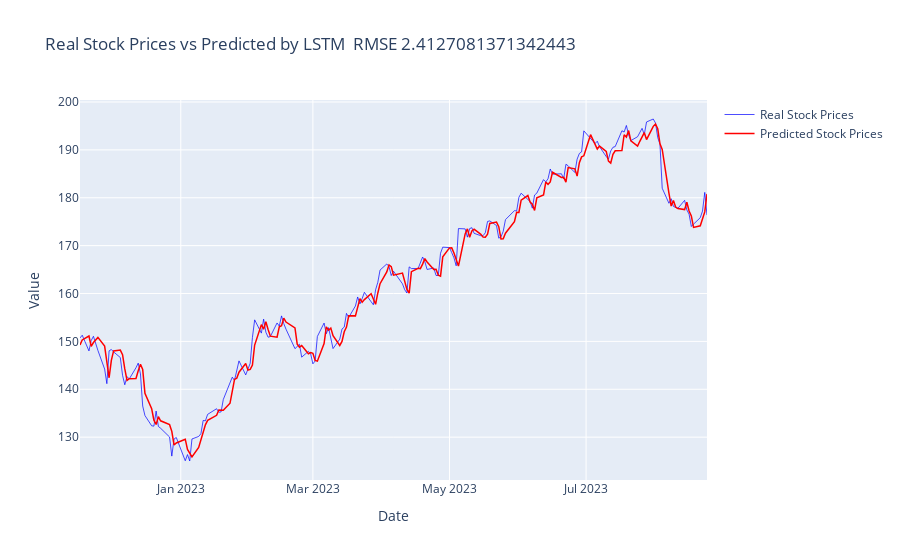
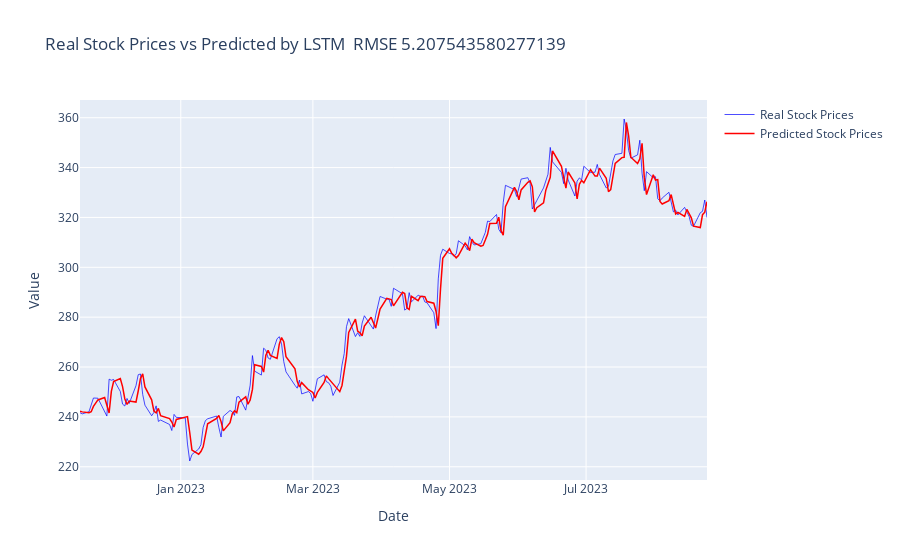
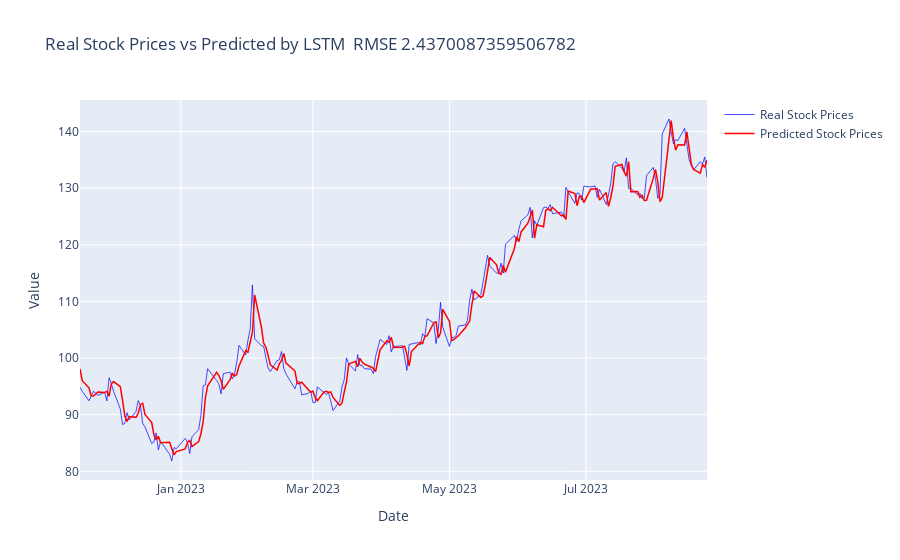

The notebook cell saved with these charts, in order:
### Markdown cell above
Get predicted prices

### Code cell
for i in tickers:    
    scaled_predictions = lstm_model.predict(test[i]['X'])
    y_hat = test_scaler[i].inverse_transform(scaled_predictions)
    y = test_scaler[i].inverse_transform(test[i]['y'].reshape(-1,1))
    rmse = sqrt(MSE(y_hat, y))
    
    
    #visualization
    df_y_hat = pd.DataFrame(y_hat)
    df_y_hat.columns = [i]
    df_y_hat['date'] = stock_data_close[-len(y_hat):].index
    
    df_y = pd.DataFrame(y)
    df_y.columns = [i]
    df_y['date'] = stock_data_close[-len(y_hat):].index
    
    
    fig = go.Figure()

    fig.add_trace(
        go.Scatter(
            x= df_y['date'],
            y = df_y[i],
            name= 'Real Stock Prices',
            line=dict(color='blue', width=0.7)))

    # add predicted stock prices
    fig.add_trace(
        go.Scatter(
        x = df_y_hat['date'],
        y = df_y_hat[i],
        name = 'Predicted Stock Prices',
        mode ='lines',
        line = dict(color='red', width=1.5)))


    fig.update_layout(
            title= 'Real Stock Prices vs Predicted by LSTM\n\nRMSE {}'.format(rmse),
            xaxis_title = "Date", 
            yaxis_title = 'Value')
    
    fig.show()

### Figure 1 — Plotly figure (JSON) as saved in the notebook; plotly's stock layout.template omitted (floating-point values rounded to 4 significant figures; data arrays with more than 128 entries replaced by an {"elided": "..."} marker saying what was removed)
{"data": [{"line": {"color": "blue", "width": 0.7}, "name": "Real Stock Prices", "type": "scatter", "x": {"elided": "192 str values"}, "y": {"elided": "192 float values"}}, {"line": {"color": "red", "width": 1.5}, "mode": "lines", "name": "Predicted Stock Prices", "type": "scatter", "x": {"elided": "192 str values"}, "y": {"elided": "192 float values"}}], "layout": {"title": {"text": "Real Stock Prices vs Predicted by LSTM\n\nRMSE 2.4127081371342443"}, "xaxis": {"title": {"text": "Date"}}, "yaxis": {"title": {"text": "Value"}}}}

### Figure 2 — Plotly figure (JSON) as saved in the notebook; plotly's stock layout.template omitted (floating-point values rounded to 4 significant figures; data arrays with more than 128 entries replaced by an {"elided": "..."} marker saying what was removed)
{"data": [{"line": {"color": "blue", "width": 0.7}, "name": "Real Stock Prices", "type": "scatter", "x": {"elided": "192 str values"}, "y": {"elided": "192 float values"}}, {"line": {"color": "red", "width": 1.5}, "mode": "lines", "name": "Predicted Stock Prices", "type": "scatter", "x": {"elided": "192 str values"}, "y": {"elided": "192 float values"}}], "layout": {"title": {"text": "Real Stock Prices vs Predicted by LSTM\n\nRMSE 5.207543580277139"}, "xaxis": {"title": {"text": "Date"}}, "yaxis": {"title": {"text": "Value"}}}}

### Figure 3 — Plotly figure (JSON) as saved in the notebook; plotly's stock layout.template omitted (floating-point values rounded to 4 significant figures; data arrays with more than 128 entries replaced by an {"elided": "..."} marker saying what was removed)
{"data": [{"line": {"color": "blue", "width": 0.7}, "name": "Real Stock Prices", "type": "scatter", "x": {"elided": "192 str values"}, "y": {"elided": "192 float values"}}, {"line": {"color": "red", "width": 1.5}, "mode": "lines", "name": "Predicted Stock Prices", "type": "scatter", "x": {"elided": "192 str values"}, "y": {"elided": "192 float values"}}], "layout": {"title": {"text": "Real Stock Prices vs Predicted by LSTM\n\nRMSE 2.4370087359506782"}, "xaxis": {"title": {"text": "Date"}}, "yaxis": {"title": {"text": "Value"}}}}
